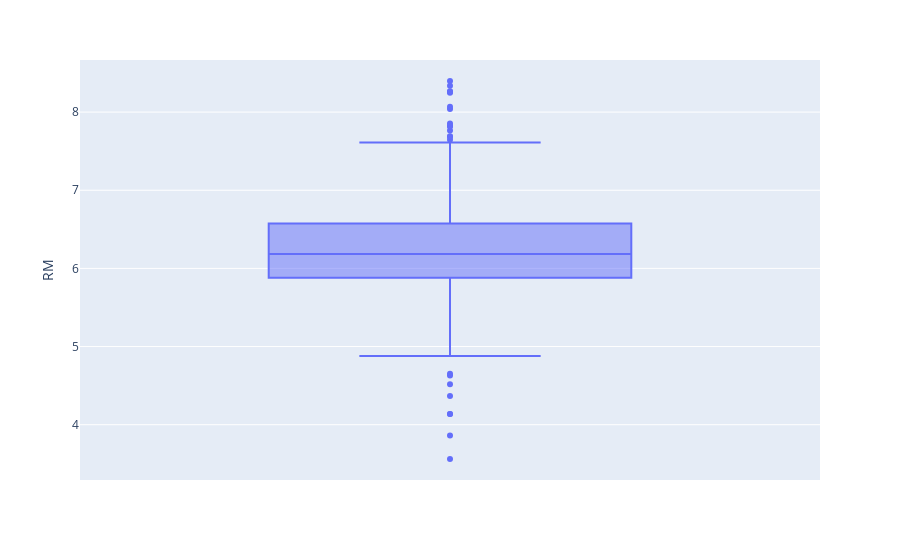

Here is the notebook cell this chart was saved with:
### Code cell
boxplot = px.box(df, y="RM")
boxplot.show()

### Figure 1 — Plotly figure (JSON) as saved in the notebook; plotly's stock layout.template omitted (floating-point values rounded to 4 significant figures; data arrays with more than 128 entries replaced by an {"elided": "..."} marker saying what was removed)
{"data": [{"alignmentgroup": "True", "hovertemplate": "RM=%{y}<extra></extra>", "legendgroup": "", "marker": {"color": "#636efa"}, "name": "", "notched": false, "offsetgroup": "", "orientation": "v", "showlegend": false, "type": "box", "x0": " ", "xaxis": "x", "y": {"elided": "489 float values"}, "y0": " ", "yaxis": "y"}], "layout": {"boxmode": "group", "legend": {"tracegroupgap": 0}, "margin": {"t": 60}, "xaxis": {"anchor": "y", "domain": [0, 1]}, "yaxis": {"anchor": "x", "domain": [0, 1], "title": {"text": "RM"}}}}
